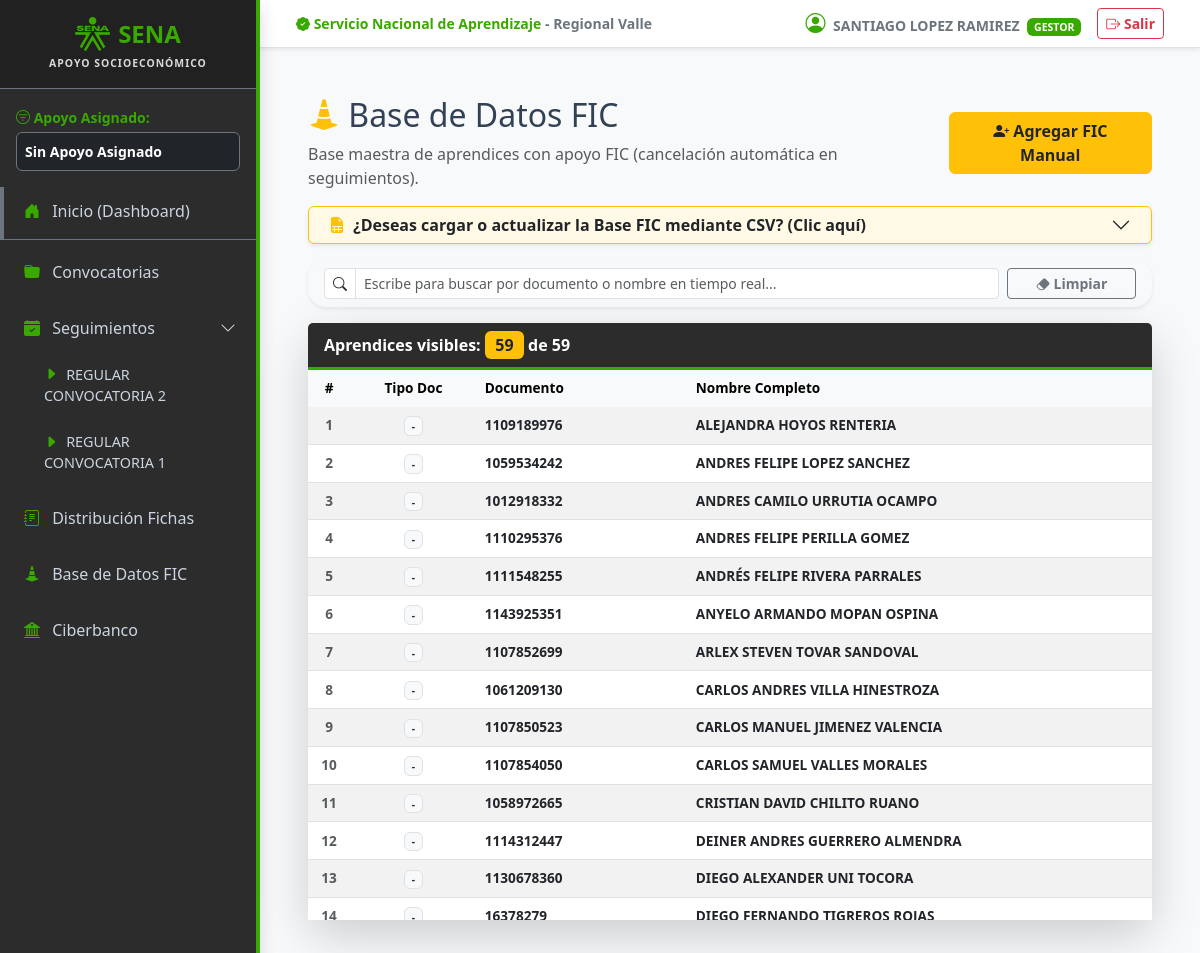
Before: /modules/fic/index.php (signed in) with the older database file.
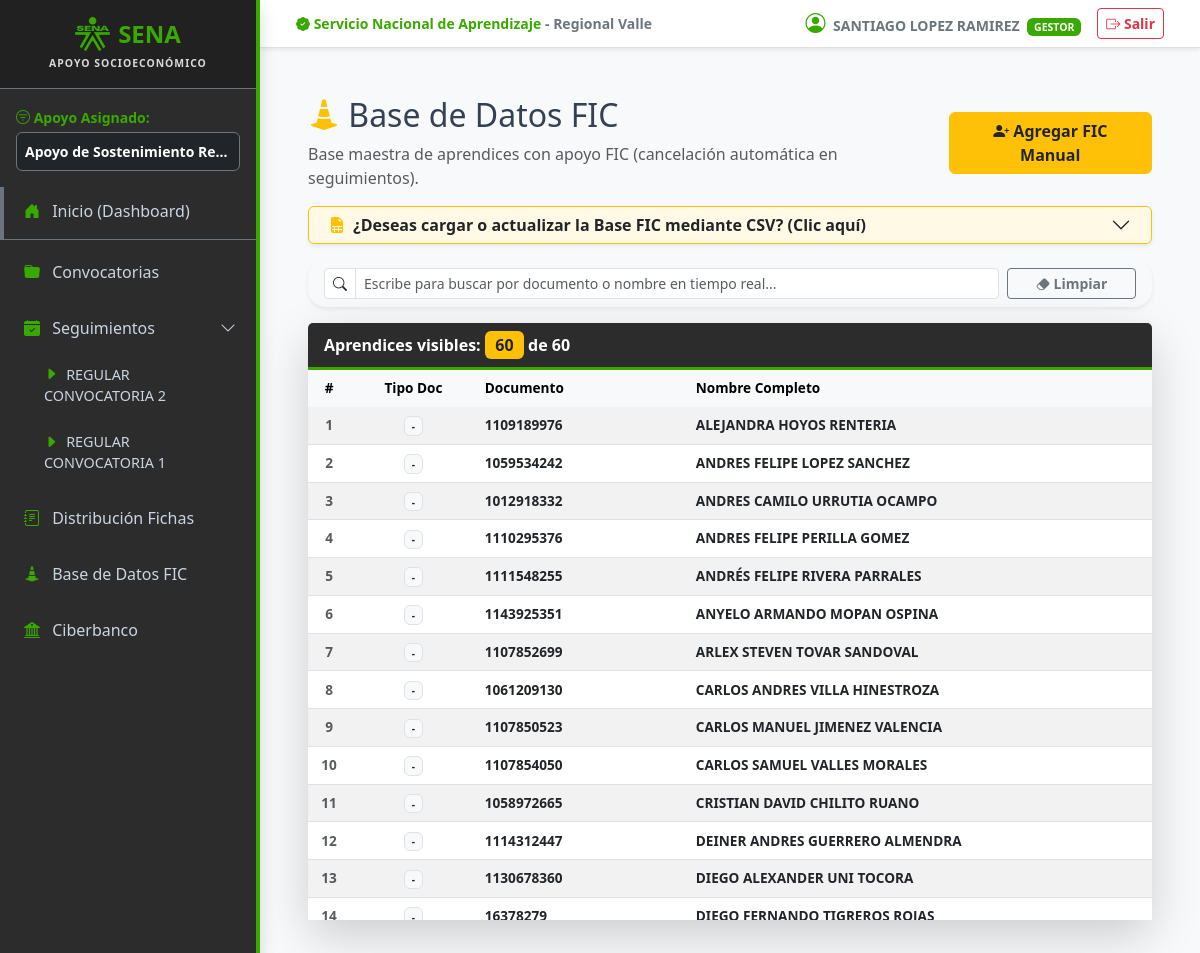
After: the same page with the newer database file.
### tables this page shows
CREATE TABLE `tipos_apoyo` (
  `id` int(11) NOT NULL,
  `nombre` varchar(150) NOT NULL,
  `descripcion` text DEFAULT NULL,
  `estado` enum('activo','inactivo') DEFAULT 'activo'
);

### modules/fic/index.php (the view, shortened to what the changed rows need)
<?php
require_once '../../config/database.php';
require_once '../../includes/header.php';
$stmt = $pdo->query("SELECT * FROM base_fic ORDER BY nombre ASC");
$aprendices_fic = $stmt->fetchAll(PDO::FETCH_ASSOC);
?>
<div class="container-fluid px-4 py-3">
    <div class="d-flex justify-content-between align-items-center mb-3">
        <div>
            <h2><i class="bi bi-cone-striped text-warning"></i> Base de Datos FIC</h2>
        </div>
    </div>
    <div class="accordion mb-3" id="accordionFIC">
        <div class="accordion-item shadow-sm border-warning">
            <h2 class="accordion-header" id="headingFIC">
                <button class="accordion-button collapsed py-2 bg-warning bg-opacity-10 text-dark fw-bold" type="button" data-bs-toggle="collapse" data-bs-target="#collapseFIC" aria-expanded="false">
                    <i class="bi bi-file-earmark-spreadsheet-fill me-2 text-warning"></i> ¿Deseas cargar o actualizar la Base FIC mediante CSV? (Clic aquí)
                </button>
            </h2>
        </div>
    </div>
    <div class="card shadow-sm border-0 shadow-lg">
        <div class="card-header bg-dark text-white fw-bold d-flex justify-content-between align-items-center">
            <span>Aprendices visibles: <span id="conteoFic" class="badge bg-warning text-dark fs-6"><?= count($aprendices_fic) ?></span> de <?= count($aprendices_fic) ?></span>
        </div>
        <div class="card-body p-0">
            <div class="table-responsive" style="max-height: 550px; overflow-y: auto;">
                <table class="table table-striped table-hover mb-0 align-middle" style="font-size: 0.85em;">
                    <thead class="table-light sticky-top">
                        <tr>
                            <th style="width: 5%;" class="text-center">#</th>
                            <th style="width: 15%;" class="text-center">Tipo Doc</th>
                            <th style="width: 25%;">Documento</th>
                            <th style="width: 55%;">Nombre Completo</th>
                        </tr>
                    </thead>
                </table>
            </div>
        </div>
    </div>
</div>
<?php require_once '../../includes/footer.php'; ?>

### includes/header.php (shortened to what the changed rows need)
<?php
$rol_actual = $_SESSION['rol'] ?? 'visualizador';
if (isset($pdo)) {
    if ($rol_actual === 'admin') {
        $stmtApoyos = $pdo->query("SELECT id, nombre FROM tipos_apoyo WHERE estado = 'activo' ORDER BY id ASC");
        $lista_apoyos = $stmtApoyos->fetchAll(PDO::FETCH_ASSOC);
        if (isset($_GET['apoyo_id'])) {
            $_SESSION['apoyo_activo_id'] = (int)$_GET['apoyo_id'];
        }
        if (!isset($_SESSION['apoyo_activo_id']) && count($lista_apoyos) > 0) {
            $_SESSION['apoyo_activo_id'] = $lista_apoyos[0]['id'];
        }
        $apoyo_activo_id = $_SESSION['apoyo_activo_id'] ?? 1;
    } else {
        $apoyo_asignado = (int)($_SESSION['apoyo_usuario'] ?? 1);
        $stmtApoyos = $pdo->prepare("SELECT id, nombre FROM tipos_apoyo WHERE id = ? AND estado = 'activo'");
        $stmtApoyos->execute([$apoyo_asignado]);
        $lista_apoyos = $stmtApoyos->fetchAll(PDO::FETCH_ASSOC);
        $apoyo_activo_id = $apoyo_asignado;
    }
} else {
    $lista_apoyos = [];
    $lista_convocatorias = [];
    $apoyo_activo_id = 1;
}
?>
<!DOCTYPE html>
<html lang="es">
<head>
    <link href="https://cdn.jsdelivr.net/npm/bootstrap@5.3.0/dist/css/bootstrap.min.css" rel="stylesheet">
    <link rel="stylesheet" href="https://cdn.jsdelivr.net/npm/bootstrap-icons@1.10.5/font/bootstrap-icons.css">
    <link rel="stylesheet" href="/seguimiento-regular/assets/css/sena.css">
</head>
<body>
<div class="d-flex" id="wrapper">
    <div class="text-white shadow" id="sidebar-wrapper">
        <div class="px-3 mb-3">
            <label class="form-label text-success small fw-bold mb-1">
                <i class="bi bi-filter-circle"></i> <?= $rol_actual === 'admin' ? 'Cambiar Apoyo:' : 'Apoyo Asignado:' ?>
            </label>
            <?php if ($rol_actual === 'admin'): ?>
                <select class="form-select form-select-sm fw-bold bg-dark text-white border-secondary" onchange="location.href='?apoyo_id='+this.value">
                    <?php foreach ($lista_apoyos as $ap): ?>
                        <option value="<?= $ap['id'] ?>" <?= $ap['id'] == $apoyo_activo_id ? 'selected' : '' ?>>
                            <?= htmlspecialchars($ap['nombre']) ?>
                        </option>
                    <?php endforeach; ?>
                </select>
            <?php else: ?>
                <div class="p-2 bg-dark rounded border border-secondary text-white fw-bold small text-truncate">
                    <?= !empty($lista_apoyos) ? htmlspecialchars($lista_apoyos[0]['nombre']) : 'Sin Apoyo Asignado' ?>
                </div>
            <?php endif; ?>
        </div>
    </div>
    <div id="page-content-wrapper" class="w-100 bg-light">
        <div class="container-fluid px-4 py-2">

Changed rows visible on the page:
added tipos_apoyo: nombre "Apoyo de Sostenimiento Re…"
Other visible differences:
count($aprendices_fic): "59" → "60"
text no longer shown: "Sin Apoyo Asignado"
